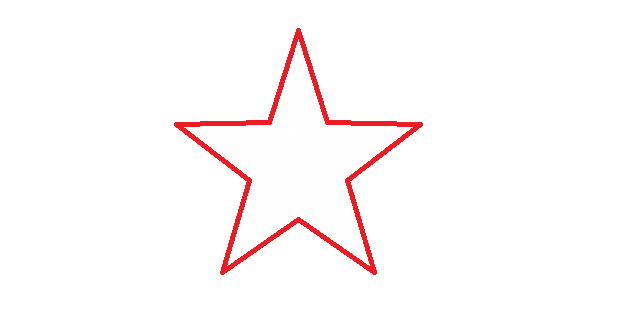
#> input picture OpenCV_tutorials/Contours/test.jpg, 640 x 320 px
$ python hull_demo.py   (older library calls are emulated)
#> lines starting #> are read from the running program, lines starting #| are printed output that depends on the picture; after the words box and inside, x2 and y2 are one past the last pixel; in counts of white or black regions, pixels touching at a corner belong together
import cv2
img=cv2.imread('test.jpg')
#> img is the input picture: shape (320, 640, 3); mean B, G, R 250, 249.8, 254.5
img_gray = cv2.cvtColor(img,cv2.COLOR_BGR2GRAY)
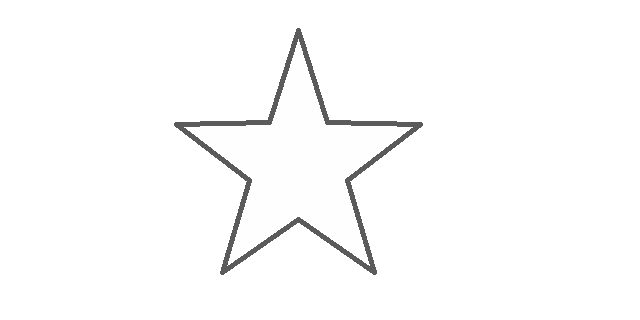
#> img_gray: shape (320, 640); min 91, max 255, mean 251.2
ret, img2 = cv2.threshold(img_gray, 127, 255, cv2.THRESH_BINARY)
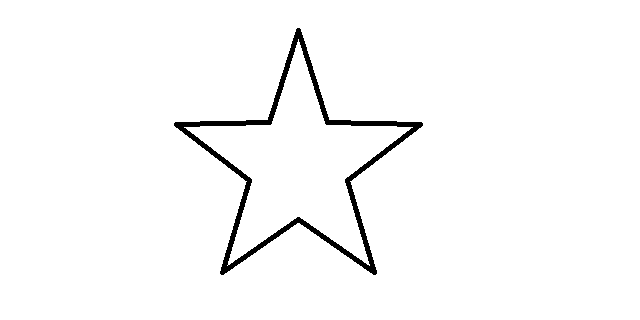
#> img2: shape (320, 640); 97.7% white; 1 black region
binary,contours, hierarchy = cv2.findContours(img2, cv2.RETR_TREE, cv2.CHAIN_APPROX_SIMPLE)
#> contours = 3 contours; box (x1, y1, x2, y2) and area: (0, 0, 640, 320) 203841, (173, 27, 424, 276) 22826, (184, 39, 413, 266) 17352
cnt=contours[1]
#> cnt = contour of 402 points, box (x1, y1, x2, y2) (173, 27, 424, 276), area 22826
hull=cv2.convexHull(cnt,True)
#> hull = contour of 12 points, box (x1, y1, x2, y2) (173, 27, 424, 276), area 43156
img3 = cv2.drawContours(img, [hull], -1, (255,0,0), 3)
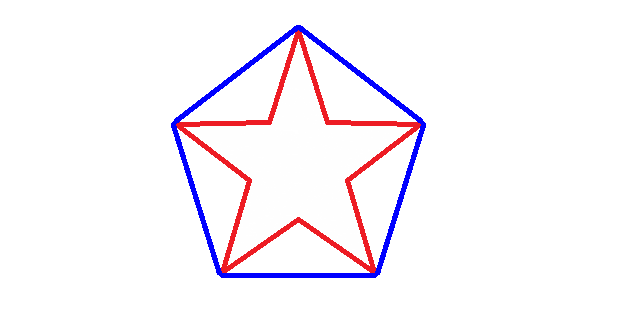
#> img3: shape (320, 640, 3); mean B, G, R 250, 244.8, 249.4
cv2.imshow("BINARY", img)
cv2.waitKey(0)
cv2.destroyAllWindows()
